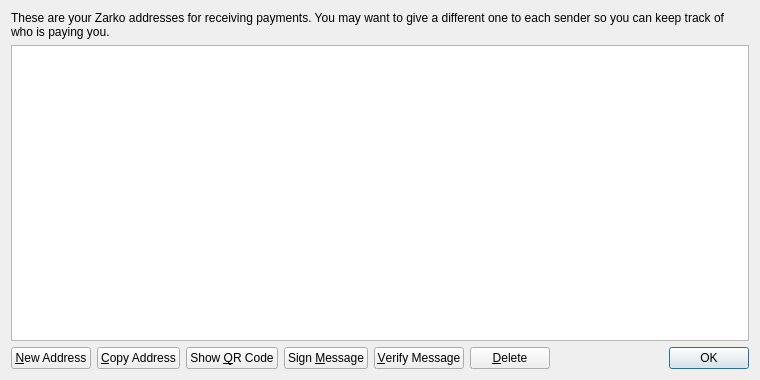
<?xml version="1.0" encoding="UTF-8"?>
<ui version="4.0">
 <class>AddressBookPage</class>
 <widget class="QWidget" name="AddressBookPage">
  <property name="geometry">
   <rect>
    <x>0</x>
    <y>0</y>
    <width>760</width>
    <height>380</height>
   </rect>
  </property>
  <property name="windowTitle">
   <string>Address Book</string>
  </property>
  <layout class="QVBoxLayout" name="verticalLayout">
   <item>
    <widget class="QLabel" name="labelExplanation">
     <property name="text">
      <string>These are your Zarko addresses for receiving payments. You may want to give a different one to each sender so you can keep track of who is paying you.</string>
     </property>
     <property name="textFormat">
      <enum>Qt::PlainText</enum>
     </property>
     <property name="wordWrap">
      <bool>true</bool>
     </property>
    </widget>
   </item>
   <item>
    <widget class="QTableView" name="tableView">
     <property name="contextMenuPolicy">
      <enum>Qt::CustomContextMenu</enum>
     </property>
     <property name="toolTip">
      <string>Double-click to edit address or label</string>
     </property>
     <property name="tabKeyNavigation">
      <bool>false</bool>
     </property>
     <property name="alternatingRowColors">
      <bool>true</bool>
     </property>
     <property name="selectionMode">
      <enum>QAbstractItemView::SingleSelection</enum>
     </property>
     <property name="selectionBehavior">
      <enum>QAbstractItemView::SelectRows</enum>
     </property>
     <property name="sortingEnabled">
      <bool>true</bool>
     </property>
     <attribute name="verticalHeaderVisible">
      <bool>false</bool>
     </attribute>
    </widget>
   </item>
   <item>
    <layout class="QHBoxLayout" name="horizontalLayout">
     <item>
      <widget class="QPushButton" name="newAddressButton">
       <property name="toolTip">
        <string>Create a new address</string>
       </property>
       <property name="text">
        <string>&amp;New Address</string>
       </property>
       <property name="icon">
        <iconset resource="../bitcoin.qrc">
         <normaloff>:/icons/add</normaloff>:/icons/add</iconset>
       </property>
      </widget>
     </item>
     <item>
      <widget class="QPushButton" name="copyToClipboard">
       <property name="toolTip">
        <string>Copy the currently selected address to the system clipboard</string>
       </property>
       <property name="text">
        <string>&amp;Copy Address</string>
       </property>
       <property name="icon">
        <iconset resource="../bitcoin.qrc">
         <normaloff>:/icons/editcopy</normaloff>:/icons/editcopy</iconset>
       </property>
      </widget>
     </item>
     <item>
      <widget class="QPushButton" name="showQRCode">
       <property name="text">
        <string>Show &amp;QR Code</string>
       </property>
       <property name="icon">
        <iconset resource="../bitcoin.qrc">
         <normaloff>:/icons/qrcode</normaloff>:/icons/qrcode</iconset>
       </property>
      </widget>
     </item>
     <item>
      <widget class="QPushButton" name="signMessage">
       <property name="toolTip">
        <string>Sign a message to prove you own a Zarko address</string>
       </property>
       <property name="text">
        <string>Sign &amp;Message</string>
       </property>
       <property name="icon">
        <iconset resource="../bitcoin.qrc">
         <normaloff>:/icons/edit</normaloff>:/icons/edit</iconset>
       </property>
      </widget>
     </item>
     <item>
      <widget class="QPushButton" name="verifyMessage">
       <property name="toolTip">
        <string>Verify a message to ensure it was signed with a specified Zarko address</string>
       </property>
       <property name="text">
        <string>&amp;Verify Message</string>
       </property>
       <property name="icon">
        <iconset resource="../bitcoin.qrc">
         <normaloff>:/icons/transaction_0</normaloff>:/icons/transaction_0</iconset>
       </property>
      </widget>
     </item>
     <item>
      <widget class="QPushButton" name="deleteButton">
       <property name="toolTip">
        <string>Delete the currently selected address from the list</string>
       </property>
       <property name="text">
        <string>&amp;Delete</string>
       </property>
       <property name="icon">
        <iconset resource="../bitcoin.qrc">
         <normaloff>:/icons/remove</normaloff>:/icons/remove</iconset>
       </property>
      </widget>
     </item>
     <item>
      <spacer name="horizontalSpacer">
       <property name="orientation">
        <enum>Qt::Horizontal</enum>
       </property>
       <property name="sizeHint" stdset="0">
        <size>
         <width>40</width>
         <height>20</height>
        </size>
       </property>
      </spacer>
     </item>
     <item>
      <widget class="QDialogButtonBox" name="buttonBox">
       <property name="sizePolicy">
        <sizepolicy hsizetype="Maximum" vsizetype="Fixed">
         <horstretch>0</horstretch>
         <verstretch>0</verstretch>
        </sizepolicy>
       </property>
       <property name="standardButtons">
        <set>QDialogButtonBox::Ok</set>
       </property>
      </widget>
     </item>
    </layout>
   </item>
  </layout>
 </widget>
 <resources>
  <include location="../bitcoin.qrc"/>
 </resources>
 <connections/>
</ui>
